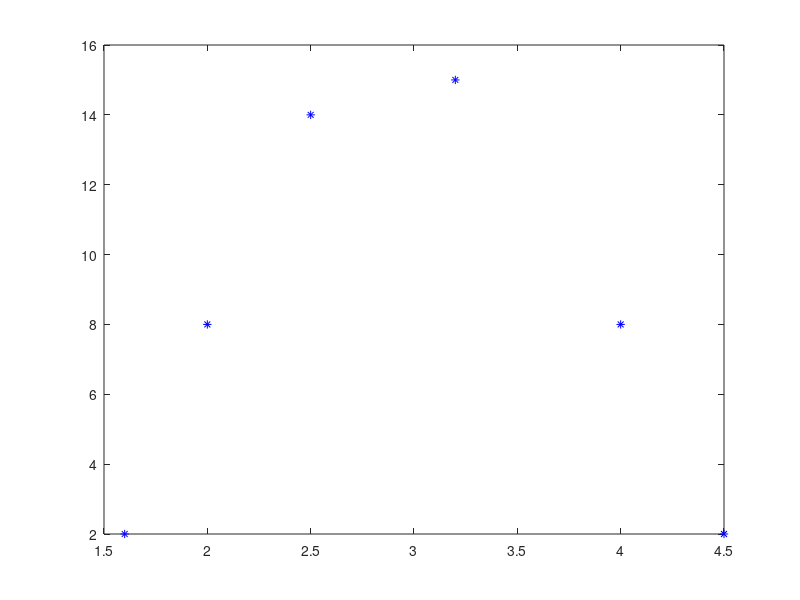

Source code (MATLAB):
%%%GIVEN
clear
clc
close all

X = [1.6 2 2.5 3.2 4 4.5]';
Y = [2 8 14 15 8 2]';

plot(X,Y,'b*')

%%%Calculate f(2.8) using order 1-3

%%%%Order 1









%%%Order 2 - a0 + a1*(x-x0) + a2*(x-x0)^2
    
